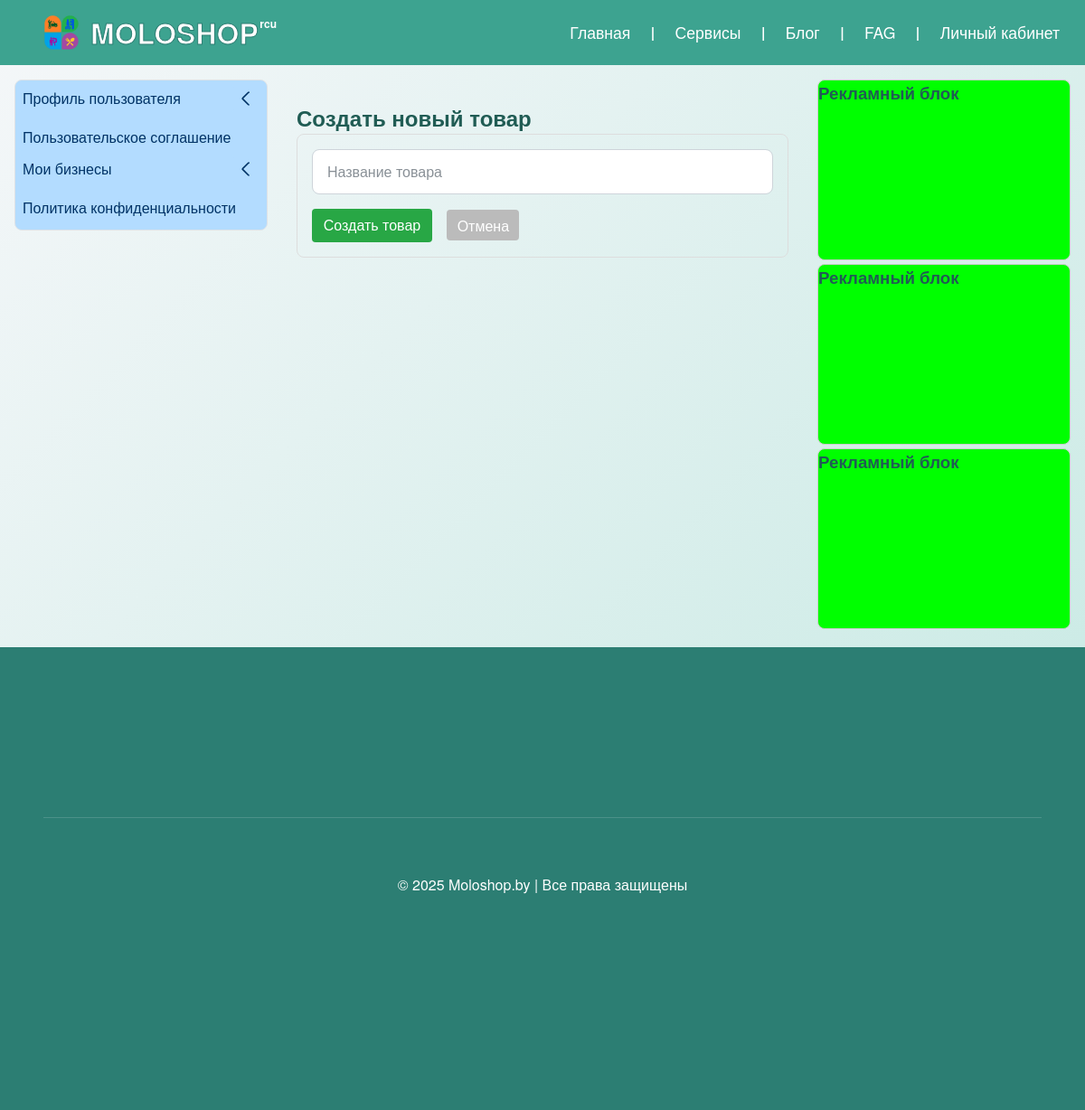
The page /business/samozaniatyi-fitnes-trener-aleksei/goods/create/ (signed in) on the database its author committed.
### apps/users/models/menu.py (models this page shows, shortened)
class ProfileMenuCategory(UUIDModel, MPTTModel):
    user = models.ForeignKey(
        settings.AUTH_USER_MODEL,
        on_delete=models.CASCADE,
        related_name="profile_menu_categories",
        verbose_name="Пользователь",
        null=True,
        blank=True,
        help_text="Пользователь для персональных пунктов меню. Пусто — для общего меню."
    )
    name = models.CharField(max_length=100, verbose_name="Название пункта меню")
    url = models.CharField(max_length=200, blank=True, verbose_name="Имя URL-шаблона",
                           help_text="Имя URL-шаблона с namespace (например: 'landing:policy_detail')")
    url_params = models.JSONField(blank=True, null=True, verbose_name="Параметры для URL",
                                 help_text='Параметры для reverse(), например: {"slug":"politika-konfidentsialnosti"}')
    external_url = models.URLField(blank=True, null=True, verbose_name="Внешняя ссылка",
                                   help_text="Внешняя ссылка (например: https://t.me/moloshop)")
    parent = TreeForeignKey("self", on_delete=models.CASCADE, null=True, blank=True,
                           related_name="children", verbose_name="Родительский пункт меню")
    order = models.PositiveIntegerField(default=0, verbose_name="Порядок сортировки")
    is_active_link = models.BooleanField(default=True, verbose_name="Активная ссылка",
                                         help_text="Если выключена, пункт меню не активен")
    updated_at = models.DateTimeField(auto_now=True, verbose_name="Дата обновления")
    class MPTTMeta:
        order_insertion_by = ["order"]
    class Meta:
        app_label = "users"
        verbose_name = "Пункт меню"
        verbose_name_plural = "Меню личного кабинета"
        ordering = ["order"]
        unique_together = ("user", "name", "parent")
    def get_absolute_url(self):
        from django.urls import reverse
        if self.url:
            try:
                if self.url_params:
                    return reverse(self.url, kwargs=self.url_params)
                return reverse(self.url)
            except Exception:
                return "#"
        elif self.external_url:
            return self.external_url
        return "#"

### apps/business/models/business_products.py (models this page shows, shortened)
class BaseProduct(SlugNamespaceModel):
    business = models.ForeignKey(
        Business,
        on_delete=models.CASCADE,
        related_name="%(class)ss",
        verbose_name="Бизнес",
    )
    category = models.ForeignKey(
        Category,
        on_delete=models.SET_NULL,
        null=True,
        blank=True,
        related_name="%(class)ss",
        verbose_name="Категория",
    )
    media = GenericRelation(
        "business.Media",
        related_query_name="%(class)s_media"  # products_media / services_media
    )
    description = models.TextField(blank=True, verbose_name="Описание")
    price = models.DecimalField(default=0, max_digits=12, decimal_places=2, verbose_name="Цена за единицу")
    currency = models.CharField(
        max_length=3,
        choices=CurrencyChoice.choices,
        default=CurrencyChoice.BYN,
        blank=True,
        verbose_name="Валюта",
    )
    rating = models.FloatField(default=0, help_text="Средний рейтинг")
    total_likes = models.PositiveIntegerField(default=0, help_text="Всего лайков")
    total_dislikes = models.PositiveIntegerField(default=0, help_text="Всего дизлайков")
    is_active = models.BooleanField(default=True, verbose_name="Активен")
    is_featured = models.BooleanField(default=False, verbose_name="Рекомендуемый")
    created_at = models.DateTimeField(auto_now_add=True, verbose_name="Создан")
    updated_at = models.DateTimeField(auto_now=True, verbose_name="Обновлен")
    sku = models.CharField(
        max_length=64,
        blank=True,
        default="",
        verbose_name="Артикул",
    )
    class Meta:
        abstract = True
        ordering = ["title"]

class Goods(BaseProduct):
    stock = models.PositiveIntegerField(default=0, verbose_name="Остаток")
    delivery_info = models.CharField(
        default="Самовывоз",
        max_length=255,
        blank=True,
        null=True,
        help_text="Информация по доставке",
    )
    unit = models.CharField(
        max_length=10,
        choices=GoodsUnit.choices,
        default=GoodsUnit.PIECE,
        verbose_name="Единица"
    )
    image = models.ImageField("Обложка", upload_to="products/covers/", blank=True, null=True)
    gallery = GenericRelation(Media, related_query_name="product")
    class Meta:
        constraints = [
            models.UniqueConstraint(fields=["namespace", "slug"], name="uniq_goods_namespace_slug")
        ]
        verbose_name = "Товар"
        verbose_name_plural = "Товары"

### apps/business/views/business_options.py (the view)
# urls.py: path("<slug:business_slug>/goods/create/", goods_create, name="goods_create"),
@login_required
def goods_create(request, business_slug):
    business = get_object_or_404(Business, slug=business_slug, owner=request.user)
    if request.method == "POST":
        form = GoodsTitleForm(request.POST)
        if form.is_valid():
            goods = form.save(commit=False)
            goods.business = business
            goods.save()
            messages.success(request, f"Товар «{goods.title}» создана.")
            params = urlencode({"active_goods_id": goods.id})
            return redirect(f"{reverse('business:goods_list', kwargs={'business_slug': business.slug})}?{params}")
    else:
        form = GoodsTitleForm()
    return render(request, "business/products/goods_new.html", {"form": form, "business": business})

### apps/business/forms/productss_form.py
class GoodsTitleForm(forms.ModelForm):
    class Meta:
        model = Goods
        fields = ["title",]
        widgets = {
            "title": forms.TextInput(attrs={
                "class": "form-control",
                "placeholder": "Название товара"
            }),
        }

### apps/core/models/footer_menu.py (called while the page is built)
    def get_col_desktop(self):
        if self.col_desctop:
            return self.col_desctop
        return 4 if self.parent is None and self.order < 4 else 12

    def get_col_md(self):
        return self.col_md or 12

    def get_url(self):
        if self.external_url:
            return self.external_url
        if not self.url or self.url == "#":
            return "#"
        try:
            return reverse(self.url, kwargs=self.url_params or {})
        except NoReverseMatch:
            return "#"

### apps/core/templatetags/footer_menu.py (called while the page is built)
@register.inclusion_tag("core/includes/footer_menu.html", takes_context=True)
def render_footer_menu(context):
    request = context["request"]
    parents = FooterMenuCategory.objects.filter(parent__isnull=True, is_active_link=True).order_by("order")
    return {
        "parents": parents,
        "request": request,
    }

### apps/core/templatetags/string_filters.py (called while the page is built)
@register.filter
def startswith(value, prefix: str) -> bool:
    if not isinstance(value, str):
        return False
    return value.startswith(prefix)

### apps/business/templates/business/products/goods_new.html (shortened to what this page needs)
{% extends "users/base_userpanel.html" %}
{% block users_content %}
<div class="container" style="margin-top:1.5rem; margin-bottom:2rem;">
  <h2>Создать новый товар</h2>
  <div style="border:1px solid #ddd; border-radius:8px; padding:1rem;">
    <form method="post" novalidate>
      {{ form.title }}
      <div style="margin-top:1rem;">
        <button type="submit" style="padding:0.4rem 0.8rem; border:none; background:#28a745; color:#fff; border-radius:4px;">
          Создать товар
        </button>
        <a href="{% url 'business:goods_list' business.slug %}" style="margin-left:0.75rem; background:#bbb; color:#fff; padding:0.35rem 0.7rem; border-radius:4px; text-decoration:none;">Отмена</a>
      </div>
    </form>
  </div>
</div>
{% endblock %}

### apps/users/templates/users/components/user_menu.html (shortened to what this page needs)
<div class="user-menu-wrapper mb-4 border rounded">
  <nav class="user-menu">
    {% for section in menu_sections %}
      <div class="menu-section">
        {% if section.children.exists %}
          <div class="menu-header-wrap">
            <a href="{{ section.get_absolute_url }}"
               class="menu-header{% if current_path == section.get_absolute_url %} active{% endif %}">
              {{ section.name }}
            </a>
            <label for="toggle-section-{{ section.pk }}" class="chevron-toggle" aria-label="Развернуть меню">
              <span class="chevron-icon"></span>
            </label>
          </div>
        {% else %}
          <div class="menu-header-wrap">
            <a href="{{ section.get_absolute_url }}"
               class="menu-header{% if current_path == section.get_absolute_url %} active{% endif %}">
              {{ section.name }}
            </a>
          </div>
        {% endif %}
      </div>
    {% endfor %}
  </nav>
</div>

### apps/core/templates/core/includes/footer_menu.html (shortened to what this page needs)
{% load string_filters %}
<div class="footer-menu">
  <div class="row align-items-start">
    {% for parent in parents|slice:":3" %}
      <div class="col-{{ parent.get_col_desktop }} col-md-{{ parent.get_col_md }}">
      </div>
    {% endfor %}
  </div>
<div class="footer-extra mt-4">
  <br>&copy; 2025 Moloshop.by | Все права защищены
</div>
</div>

### apps/core/static/core/css/global_core.css (style rules this page uses)
*,*::before,*::after { margin:0;padding:0;box-sizing:border-box;border:0;vertical-align:baseline }
html,body { height:100%;margin:0;min-height:100vh }
a { color:inherit;text-decoration:none;cursor:pointer;transition:color 0.3s ease }
button,input,select,textarea { background:none;color:inherit;font-family:inherit;font-size:inherit;line-height:inherit;border-radius:0;outline:none }
h1,h2,h3,h4,h5,h6 { font-weight:600;color:#205c54 }
body { font-family:'Helvetica Neue', Arial, sans-serif;font-weight:400;font-size:16px;line-height:1.5;color:#1f2d2b;background:linear-gradient(to bottom right, #f5f7f9, #C2E8E1);background-repeat:no-repeat;background-attachment:fixed;-webkit-font-smoothing:antialiased;-moz-osx-font-smoothing:grayscale;-webkit-text-size-adjust:100%;-ms-text-size-adjust:100%;min-height:100vh;text-rendering:optimizeLegibility }
.container { max-width:1200px;padding-left:1rem;padding-right:1rem;margin-left:auto;margin-right:auto }
p,span,label,a { font-size:1rem;line-height:1.4;color:#1f2d2b }
button { background:transparent;border:none;cursor:pointer;padding:0;font:inherit }
input,textarea,select { font-family:inherit;font-size:inherit;line-height:inherit;color:#1f2d2b;background-color:#fff;border:1px solid #e0e0e0;border-radius:4px;padding:0.5rem 0.75rem;transition:border-color 0.3s ease }
.container { max-width:1200px;margin-left:auto;margin-right:auto;padding-left:1rem;padding-right:1rem }
.row { display:flex;flex-wrap:wrap;margin-left:-.5rem;margin-right:-.5rem }
[class*="col-"] { padding-left:.5rem;padding-right:.5rem;box-sizing:border-box }
.col-4 { flex:0 0 auto;width:33.33333% }
.mt-4 { margin-top:1rem !important }
.mb-4 { margin-bottom:1rem !important }
.border { border:1px solid #dee2e6 !important }
.rounded { border-radius:0.5rem !important }
.align-items-start { align-items:flex-start !important }
.form-control { display:block;width:100%;max-width:100%;padding:0.75rem 1rem;font-size:1rem;line-height:1.5;color:#212529;background-color:#fff;background-clip:padding-box;border:1px solid #ced4da;border-radius:0.5rem;transition:border-color 0.2s ease, box-shadow 0.2s ease }
.form-control::placeholder { color:#6c757d;opacity:0.8 }
.footer-menu { background-color:#2c7e73;padding:2rem 3rem;min-height:32rem;color:#fff }
.footer-menu .footer-extra { border-top:1px solid rgba(255,255,255,0.15);padding-top:1rem;text-align:center }

### apps/users/static/users/css/users.css (style rules this page uses)
form { display:flex;flex-direction:column }
.user-menu-wrapper { background:#B3DCFF;border:1px solid #ccc;border-radius:0.5rem;padding:0 }
.user-menu-wrapper .user-menu { display:block;padding:.25rem }
.user-menu-wrapper .menu-section { margin-bottom:.25rem }
.user-menu-wrapper .menu-section .menu-header-wrap,.user-menu-wrapper .menu-section .submenu-header-wrap { display:flex;justify-content:space-between;align-items:center }
.user-menu-wrapper .menu-section .menu-header { flex-grow:1;text-decoration:none;font-weight:500;background-color:#B3DCFF;color:#036;padding:0.25rem 0.25rem;border-radius:0.25rem }
.user-menu-wrapper .menu-section .chevron-toggle { display:inline-flex;align-items:center;justify-content:center;width:2rem;height:2rem;cursor:pointer }
.user-menu-wrapper .menu-section .chevron-icon { display:inline-block;width:12px;height:12px;border:solid #036;border-width:0 2px 2px 0;transform:rotate(135deg);border-radius:2px;transition:transform 0.3s ease }

### rows shown on the page
ProfileMenuCategory: name "Профиль пользователя"
ProfileMenuCategory: name "Пользовательское соглашение"
ProfileMenuCategory: name "Мои бизнесы"
ProfileMenuCategory: name "Политика конфиденциальности"

### other values the page prints
{{ item.title }} "Главная" "Сервисы" "Блог" "FAG" "Личный кабинет"
